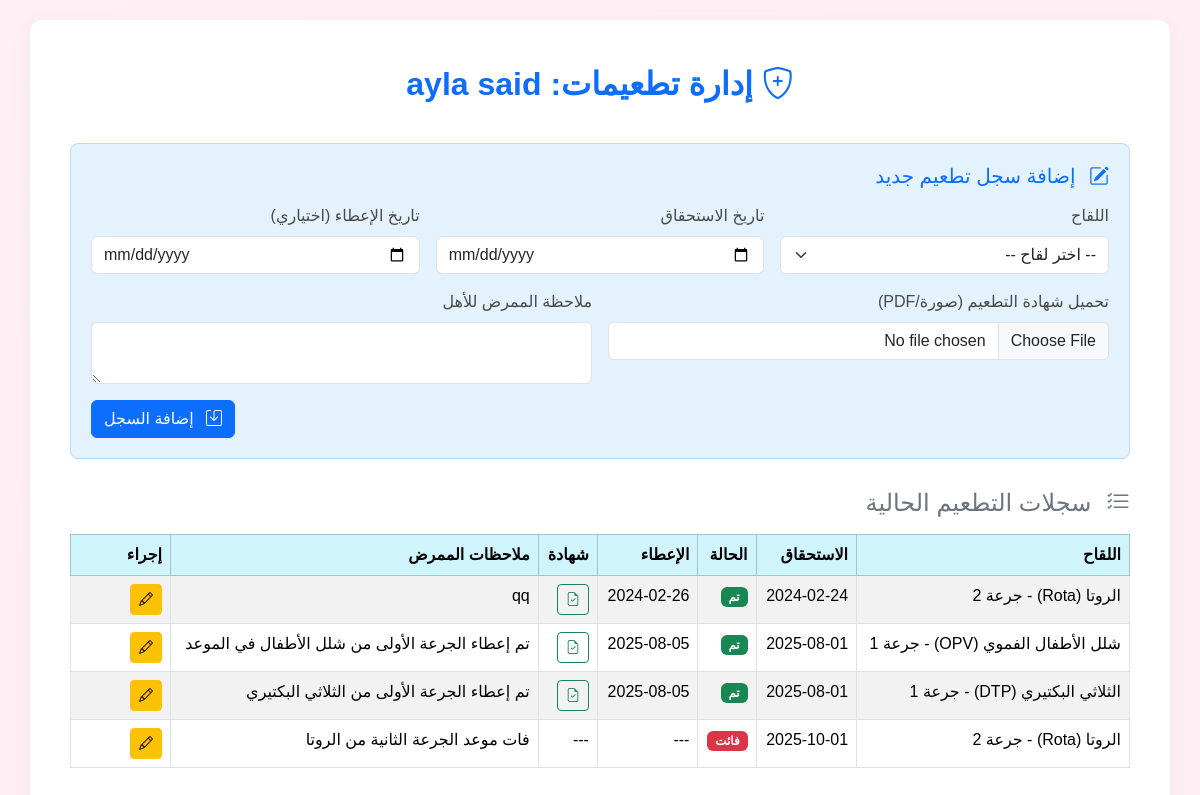
/child_vaccination.php?child_id=6 (signed in), run on the app's committed database.
### tables this page shows
CREATE TABLE `children` (
  `id` int NOT NULL,
  `user_id` int NOT NULL,
  `name` varchar(100) NOT NULL,
  `birth_date` date NOT NULL,
  `age` varchar(50) NOT NULL,
  `weight` float NOT NULL,
  `height` float NOT NULL,
  `created_at` timestamp NOT NULL DEFAULT CURRENT_TIMESTAMP,
  `is_archived` tinyint(1) NOT NULL DEFAULT '0'
);

CREATE TABLE `child_vaccines` (
  `id` int NOT NULL,
  `child_id` int NOT NULL,
  `vaccine_id` int NOT NULL,
  `due_date` date NOT NULL,
  `administered_date` date DEFAULT NULL,
  `status` enum('due','administered','missed') NOT NULL DEFAULT 'due',
  `nurse_note` text,
  `certificate_filename` varchar(255) DEFAULT NULL,
  `nurse_id` int DEFAULT NULL,
  `created_at` timestamp NOT NULL DEFAULT CURRENT_TIMESTAMP
);

CREATE TABLE `vaccines` (
  `id` int NOT NULL,
  `name` varchar(100) NOT NULL,
  `target_age` varchar(50) NOT NULL,
  `description` text,
  `created_at` timestamp NOT NULL DEFAULT CURRENT_TIMESTAMP
);

### child_vaccination.php (the view, shortened to what this page needs)
<?php
$host = 'localhost';
$db   = 'baby_tracker';
$user = 'root';
$pass = '';
$charset = 'utf8mb4';
$dsn = "mysql:host=$host;dbname=$db;charset=$charset";
$options = [PDO::ATTR_ERRMODE => PDO::ERRMODE_EXCEPTION, PDO::ATTR_DEFAULT_FETCH_MODE => PDO::FETCH_ASSOC, PDO::ATTR_EMULATE_PREPARES => false];
$errors = [];
$child_id = $_REQUEST['child_id'] ?? null;
$edit_id = $_GET['edit_id'] ?? null;
$child_data = null;
$child_vaccines = [];
$edit_record = null;
try {
    $pdo = new PDO($dsn, $user, $pass, $options);
    $stmt_child = $pdo->prepare('SELECT id, name, birth_date FROM children WHERE id = ?');
    $stmt_child->execute([$child_id]);
    $child_data = $stmt_child->fetch();
    $stmt_child_vaccines = $pdo->prepare("SELECT cv.*, v.name as vaccine_name FROM child_vaccines cv JOIN vaccines v ON cv.vaccine_id = v.id WHERE cv.child_id = ? ORDER BY cv.due_date ASC");
    $stmt_child_vaccines->execute([$child_id]);
    $child_vaccines = $stmt_child_vaccines->fetchAll();
} catch (PDOException $e) {
    $errors[] = 'خطأ في الاتصال بقاعدة البيانات: ' . $e->getMessage();
}
?>
<!DOCTYPE html>
<html lang="ar" dir="rtl">
<head>
    <link href="https://cdn.jsdelivr.net/npm/bootstrap@5.3.2/dist/css/bootstrap.rtl.min.css" rel="stylesheet">
    <link rel="stylesheet" href="https://cdn.jsdelivr.net/npm/bootstrap-icons@1.10.5/font/bootstrap-icons.css">
    <link rel="stylesheet" href="https://cdnjs.cloudflare.com/ajax/libs/font-awesome/6.4.0/css/all.min.css">
</head>
<body>
<div class="main-container">
    <div class="container">
        <div class="row justify-content-center">
            <div class="col-12 main-box">
                <div class="page-header"><i class="bi bi-shield-plus"></i> إدارة تطعيمات: <?= htmlspecialchars($child_data['name'] ?? 'الطفل') ?></div>
                <div class="form-section">
                    <h5 class="mb-3 text-primary"><i class="bi bi-pencil-square me-2"></i> <?= $edit_id ? 'تعديل سجل' : 'إضافة سجل تطعيم جديد' ?></h5>
                    <form method="POST" action="child_vaccination.php?child_id=<?= $child_id ?>" enctype="multipart/form-data">
                        <div class="row g-3">
                            <div class="col-md-4">
                                <label for="vaccine_id" class="form-label">اللقاح</label>
                                <select name="vaccine_id" id="vaccine_id" class="form-select" required>
                                    <option value="">-- اختر لقاح --</option>
                                </select>
                            </div>
                            <div class="col-md-4">
                                <label for="due_date" class="form-label">تاريخ الاستحقاق</label>
                                <input type="date" name="due_date" id="due_date" class="form-control" value="<?= htmlspecialchars($edit_record['due_date'] ?? '') ?>" required>
                            </div>
                            <div class="col-md-4">
                                <label for="administered_date" class="form-label">تاريخ الإعطاء (اختياري)</label>
                                <input type="date" name="administered_date" id="administered_date" class="form-control" value="<?= htmlspecialchars($edit_record['administered_date'] ?? '') ?>">
                            </div>
                            <div class="col-md-6">
                                <label for="certificate_file" class="form-label">تحميل شهادة التطعيم (صورة/PDF)</label>
                                <input type="file" name="certificate" id="certificate_file" class="form-control" accept="image/*,application/pdf">
                            </div>
                            <div class="col-md-6">
                                <label for="nurse_note" class="form-label">ملاحظة الممرض للأهل</label>
                                <textarea name="nurse_note" id="nurse_note" class="form-control" rows="2"><?= htmlspecialchars($edit_record['nurse_note'] ?? '') ?></textarea>
                            </div>
                            <div class="col-12 text-end">
                                <button type="submit" class="btn btn-primary"><i class="bi bi-save me-2"></i> <?= $edit_id ? 'حفظ التعديلات' : 'إضافة السجل' ?></button>
                            </div>
                        </div>
                    </form>
                </div>
                <h4 class="mb-3 text-secondary"><i class="bi bi-list-check me-2"></i> سجلات التطعيم الحالية</h4>
                <?php if (empty($child_vaccines)): ?>
                    <div class="alert alert-info text-center">لا يوجد سجلات تطعيم لهذا الطفل.</div>
                <?php else: ?>
                    <table class="table table-bordered table-striped table-hover">
                        <thead class="table-info">
                            <tr>
                                <th>اللقاح</th>
                                <th>الاستحقاق</th>
                                <th>الحالة</th>
                                <th>الإعطاء</th>
                                <th>شهادة</th>
                                <th>ملاحظات الممرض</th>
                                <th style="width: 100px;">إجراء</th>
                            </tr>
                        </thead>
                        <tbody>
                            <?php foreach ($child_vaccines as $vac): ?>
                                <tr>
                                    <td><?= htmlspecialchars($vac['vaccine_name']) ?></td>
                                    <td><?= htmlspecialchars($vac['due_date']) ?></td>
                                    <td>
                                        <?php if ($vac['status'] === 'administered'): ?><span class="badge bg-success">تم</span>
                                        <?php elseif ($vac['status'] === 'missed'): ?><span class="badge bg-danger">فائت</span>
                                        <?php else: ?><span class="badge bg-warning text-dark">مستحق</span><?php endif; ?>
                                    </td>
                                    <td><?= htmlspecialchars($vac['administered_date'] ?? '---') ?></td>
                                    <td>
                                        <?php if (!empty($vac['certificate_filename'])): ?>
                                            <a href="uploads/vaccine_certs/<?= htmlspecialchars($vac['certificate_filename']) ?>" target="_blank" class="btn btn-sm btn-outline-success"><i class="bi bi-file-earmark-check"></i></a>
                                        <?php else: ?>
                                            ---
                                        <?php endif; ?>
                                    </td>
                                    <td><?= htmlspecialchars($vac['nurse_note'] ?? 'لا يوجد') ?></td>
                                    <td>
                                        <a href="child_vaccination.php?child_id=<?= $child_id ?>&edit_id=<?= $vac['id'] ?>" class="btn btn-sm btn-warning"><i class="bi bi-pencil"></i></a>
                                    </td>
                                </tr>
                            <?php endforeach; ?>
                        </tbody>
                    </table>
                <?php endif; ?>
            </div>
        </div>
    </div>
</div>
</body>
</html>

### data on the page
children: name "ayla said"
child_vaccines: vaccine.name "الروتا (Rota) - جرعة 2", due_date "2024-02-24", status "تم", administered_date "2024-02-26", nurse_note "qq"
child_vaccines: vaccine.name "شلل الأطفال الفموي (OPV) - جرعة 1", due_date "2025-08-01", status "تم", administered_date "2025-08-05", nurse_note "تم إعطاء الجرعة الأولى من شلل الأطفال في الموعد"
child_vaccines: vaccine.name "الثلاثي البكتيري (DTP) - جرعة 1", due_date "2025-08-01", status "تم", administered_date "2025-08-05", nurse_note "تم إعطاء الجرعة الأولى من الثلاثي البكتيري"
child_vaccines: vaccine.name "الروتا (Rota) - جرعة 2", due_date "2025-10-01", status "فائت", administered_date "---", nurse_note "فات موعد الجرعة الثانية من الروتا"
